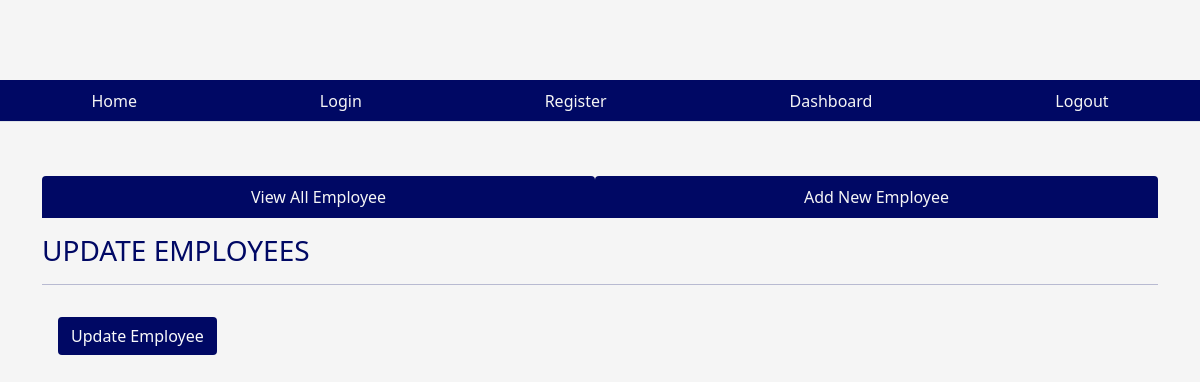
The page /fetchone/2 on the database as committed earlier.
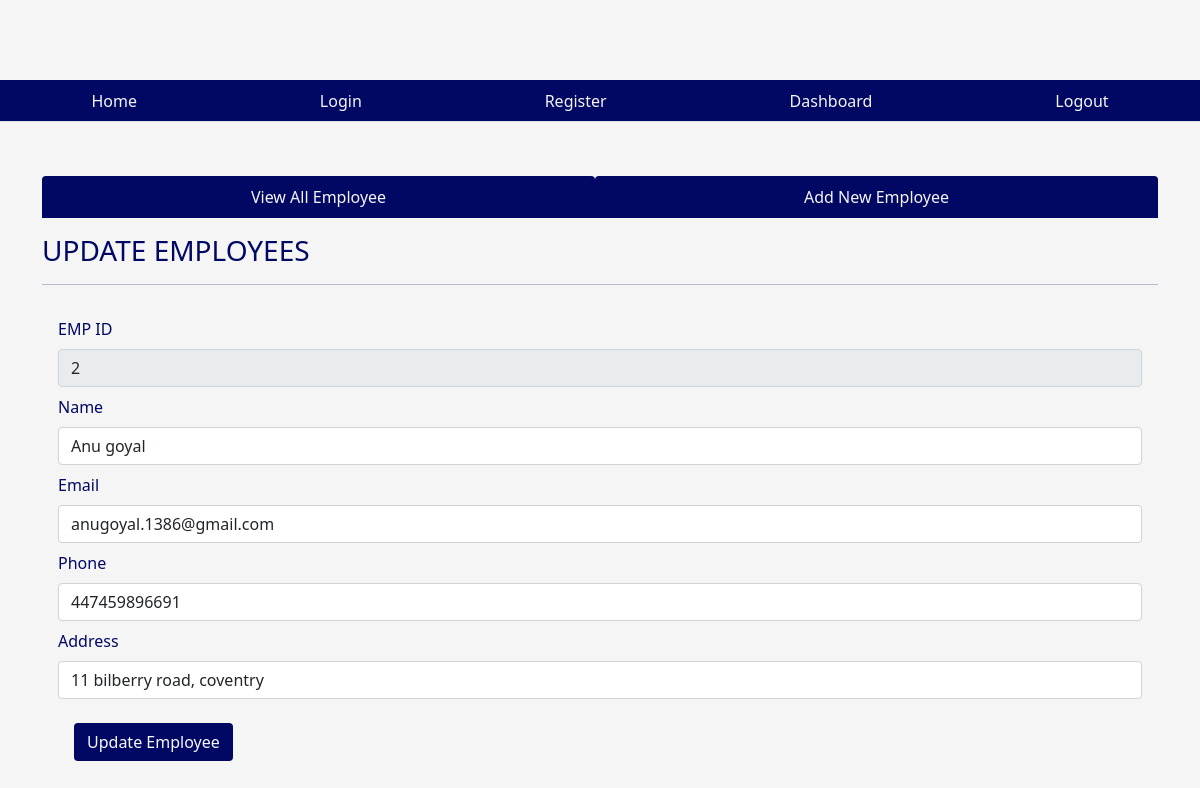
The same page on the database as committed later.
### tables this page shows
CREATE TABLE emp(empid INTEGER PRIMARY KEY AUTOINCREMENT, name VARCHAR(30) NOT NULL, email VARCHAR(30), phone INTEGER, address VARCHAR(30), joining_date timestamp DEFAULT CURRENT_TIMESTAMP, total_projects INTEGER DEFAULT 1, total_test_case INTEGER , total_defects_found INTEGER DEFAULT 1, total_defects_pending INTEGER DEFAULT 1);

### app.py (the view)
@app.route('/fetchone/<int:empid>')
def fetchone(empid):
    user = get_current_user()
    db = get_database()
    emp_cur = db.execute('select * from emp where empid = ?', [empid])
    single_emp = emp_cur.fetchone()
    return render_template('updateemployee.html', user = user, single_emp = single_emp)

### app.py (called while the page is built)
@app.teardown_appcontext
def close_database(error):
    if hasattr(g, 'crudapplication_db'):
        g.crudapplication_db.close()

def get_current_user():
    user = None
    if 'user' in session:
        user = session['user']
        db = get_database()
        user_cur = db.execute('select * from users where name = ?', [user])
        user = user_cur.fetchone()
    return user

### database.py (called while the page is built)
def connect_to_database():
    sql = sqlite3.connect('C:/Users/sanje/OneDrive/Desktop/SFIA_project/SFIA_project.db')
    sql.row_factory = sqlite3.Row
    return sql

def get_database():
    if not hasattr(g, 'SFIA_project_db'):
        g.SFIA_project_db = connect_to_database()
    return g.SFIA_project_db

### templates/updateemployee.html (shortened to what this page needs)
{% from "showlinks.html" import show_links, showsocialmedialinks %}
<!DOCTYPE html>
<html lang="en">
<head>
    <link href="https://cdn.jsdelivr.net/npm/bootstrap@5.1.3/dist/css/bootstrap.min.css" rel="stylesheet">
    <link rel="stylesheet" href="{{ url_for('static', filename='home.css')}}" type = "text/css">
</head>
<body>
      <div class="parent">
        <div class="child child1">
        </div>
        <div class="child child2">
          {{ showsocialmedialinks() }}
        </div>
        <div class="child child3">
          {{ show_links() }}
      </div>
        <div class="child child4">
        </div>
        <div class="child child5" style="color:rgb(0, 8, 100);">
        </div>
        <div class="child child6left">
        </div>
        <div class="child child6 container" style="color:rgb(0, 8, 100);">
            <ul class="nav nav-tabs nav-fill mb-3">
                <li class="nav-item">
                  <a class="nav-link" style=" background-color:rgb(0, 8, 100); color:whitesmoke;"  href="dashboard.html">View All Employee</a>
                </li>
                <li class="nav-item">
                  <a class="nav-link" style=" background-color:rgb(0, 8, 100); color:whitesmoke;" href="addnewemployee.html">Add New Employee</a>
                </li>
              </ul>
              <div class="table-responsive-lg caption-top">
                <caption><h3>UPDATE EMPLOYEES</h3></caption>
                 <hr>
                 {% if single_emp %}
                <form class="p-3" action="/updateemployee" method="POST">
                  <div class="mb-2">
                    <label for="empid" class="form-label">EMP ID</label>
                    <input type="text" class="form-control" id="empid" value = "{{single_emp['empid']}}" name="empid" readonly>
                  </div>
                    <div class="mb-2">
                      <label for="name" class="form-label">Name</label>
                      <input type="text" class="form-control" id="name" value = "{{single_emp['name']}}" name = "name">
                    </div>
                    <div class="mb-2">
                      <label for="email" class="form-label">Email</label>
                      <input type="text" class="form-control" id="email" value= "{{single_emp['email']}}" name="email">
                    </div>
                    <div class="mb-2">
                        <label for="name" class="form-label">Phone</label>
                        <input type="text" class="form-control" id="phone" value="{{single_emp['phone']}}" name="phone">
                      </div>
                      <div class="mb-2">
                        <label for="email" class="form-label">Address</label>
                        <input type="text" class="form-control" id="phone" value = "{{single_emp['address']}}" name = "address">
                      </div>
                      {% endif %}
            <button type="submit" class="btn text-light m-3" style="background-color:rgb(0, 8, 100);">Update Employee</button>
                  </form>
              </div>
        </div>
        <div class="child child6right">
        </div>
      </div>
</body>
</html>

Rows that differ between the two databases and show on the page:
added emp: empid "2", name "Anu goyal", email "anugoyal.1386@gmail.com", phone "447459896691", address "11 bilberry road, coventry"
Other text that changed with them:
text now shown: "EMP ID Name Email Phone Address"
